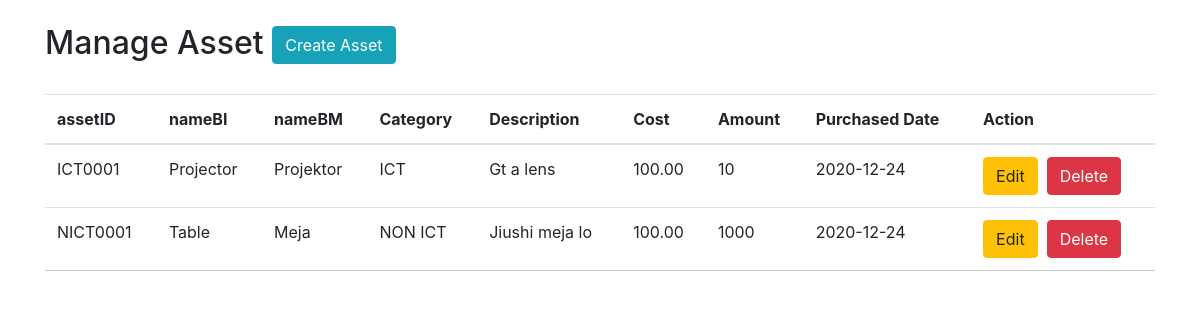
The page /assets/main.php (signed in) on the database as committed earlier.
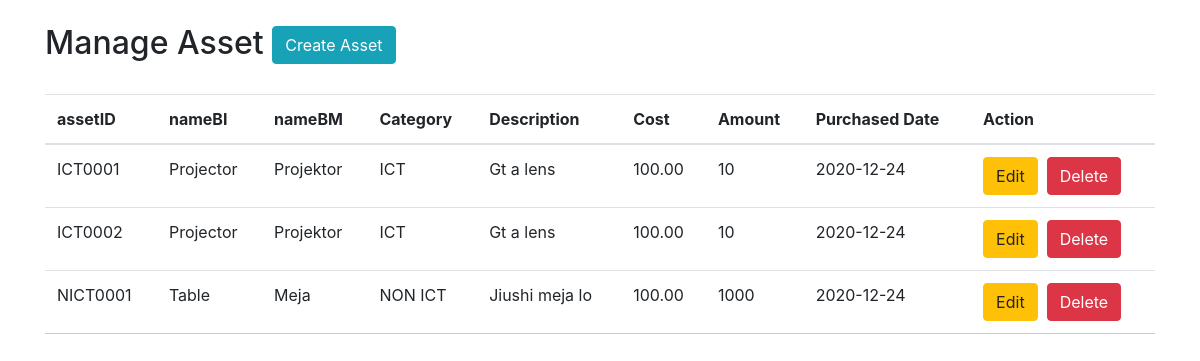
The same page on the database as committed later.
### tables this page shows
CREATE TABLE `assets` (
  `a_assetID` varchar(10) NOT NULL,
  `a_nameBI` varchar(50) NOT NULL,
  `a_nameBM` varchar(50) NOT NULL,
  `a_category` varchar(2) DEFAULT NULL,
  `a_roomID` varchar(10) DEFAULT NULL,
  `description` text DEFAULT NULL,
  `cost` decimal(6,2) NOT NULL,
  `amount` int(5) NOT NULL,
  `date_purchased` datetime DEFAULT NULL,
  `a_img_path` varchar(50) DEFAULT NULL,
  `maintain` varchar(1) DEFAULT NULL,
  `item` varchar(1) DEFAULT NULL
);

### assets/main.php (the view, shortened to what this page needs)
<?php
	require_once("../dbconfig.php");
?>
<!DOCTYPE html>
<html>
<head>
  <link rel="stylesheet" type="text/css" href="style.css">
  <link rel="stylesheet" href="https://maxcdn.bootstrapcdn.com/bootstrap/4.5.2/css/bootstrap.min.css">
</head>
<body>
  <?php $results = mysqli_query($conn, "SELECT * FROM assets"); ?>
  <div class="container">
    <br>
    <h2>Manage Asset <a href = 'create.php' class = 'btn btn-info'>Create Asset</a></h2>
    <table class="table table-hover">
      <thead>
        <tr>
          <th>assetID</th>
                <th>nameBI</th>
                <th>nameBM</th>
                <th>Category</th>
                <th>Description</th>
                <th>Cost</th>
                <th>Amount</th>
                <th>Purchased Date</th>
          <th colspan="2">Action</th>
        </tr>
      </thead>
      <?php
        while ($row = mysqli_fetch_array($results)) {
      ?>
              <tr>
                <td><?php echo $row["a_assetID"]; ?></td>
                <td><?php echo $row["a_nameBI"]; ?></td>
                <td><?php echo $row["a_nameBM"]; ?></td>
                <td>
                    <?php
                    if($row["a_category"] == 1){
                      echo "ICT";
                    }else{
                      echo "NON ICT";
                    }
                  ?>
                </td>
                <td><?php echo $row["description"]; ?></td>
                <td><?php echo $row["cost"]; ?></td>
                <td><?php echo $row["amount"]; ?></td>
                <?php
                  $datetime = strtotime($row['date_purchased']);
                  $new_date = date('Y-m-d', $datetime);
                ?>
                <td><?php echo $new_date; ?></td>
                <td>
                  <a href = 'update.php?assetID=<?php echo $row["a_assetID"]; ?>' class = 'btn btn-warning'>Edit</a>&nbsp;
                  <a href = 'delete.php?assetID=<?php echo $row["a_assetID"]; ?>' class = 'btn btn-danger'>Delete</a>
                </td>
              </tr>
      <?php } ?>
    </table>
  </div>
</body>
</html>

### assets/style.css (style rules this page uses)
body { font-family: 'Varela Round', sans-serif; background: #f5f5f5; font-size: 19px; }
table { width: 50%; margin: 30px auto; border-collapse: collapse; text-align: left; }
tr { border-bottom: 1px solid #cbcbcb; }
th, td { border: none; height: 30px; padding: 2px; }
.btn { padding: 10px; font-size: 15px; color: white; background: #5F9EA0; border: none; border-radius: 5px; }

Rows that differ between the two databases and show on the page:
added assets: a_assetID "ICT0002", a_nameBI "Projector", a_nameBM "Projektor", description "Gt a lens", cost "100.00", amount "10", date_purchased "2020-12-24"
